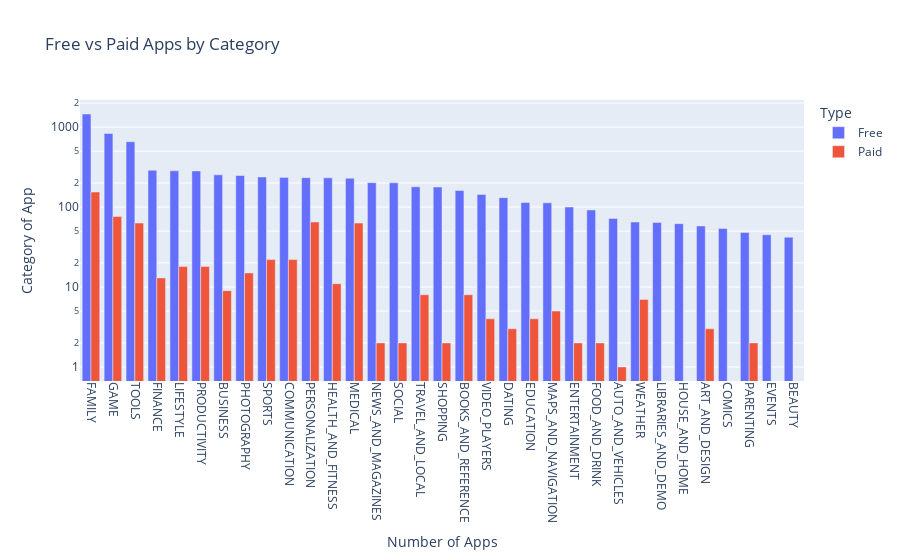

Notebook source saved alongside this figure:
### Code cell
df_free_vs_paid.sort_values(by="App", ascending=False, inplace=True)
free_vs_paid_bar = px.bar(data_frame=df_free_vs_paid,
                          x='Category',
                          y='App',
                          color='Type',
                          barmode='group',
                          title='Free vs Paid Apps by Category'
                          )
free_vs_paid_bar.update_layout(xaxis_title="Number of Apps",
                      yaxis_title="Category of App",
                      yaxis=dict(type='log'),
                      xaxis=dict(tickangle=90))
free_vs_paid_bar.show()

### Figure 1 — Plotly figure (JSON) as saved in the notebook; plotly's stock layout.template omitted (floating-point values rounded to 4 significant figures)
{"data": [{"alignmentgroup": "True", "hovertemplate": "Type=Free<br>Category=%{x}<br>App=%{y}<extra></extra>", "legendgroup": "Free", "marker": {"color": "#636efa", "pattern": {"shape": ""}}, "name": "Free", "offsetgroup": "Free", "orientation": "v", "showlegend": true, "textposition": "auto", "type": "bar", "x": ["FAMILY", "GAME", "TOOLS", "FINANCE", "LIFESTYLE", "PRODUCTIVITY", "BUSINESS", "PHOTOGRAPHY", "SPORTS", "COMMUNICATION", "PERSONALIZATION", "HEALTH_AND_FITNESS", "MEDICAL", "NEWS_AND_MAGAZINES", "SOCIAL", "TRAVEL_AND_LOCAL", "SHOPPING", "BOOKS_AND_REFERENCE", "VIDEO_PLAYERS", "DATING", "EDUCATION", "MAPS_AND_NAVIGATION", "ENTERTAINMENT", "FOOD_AND_DRINK", "AUTO_AND_VEHICLES", "WEATHER", "LIBRARIES_AND_DEMO", "HOUSE_AND_HOME", "ART_AND_DESIGN", "COMICS", "PARENTING", "EVENTS", "BEAUTY"], "xaxis": "x", "y": [1456, 834, 656, 289, 284, 283, 253, 248, 238, 235, 233, 232, 229, 202, 201, 179, 178, 161, 144, 131, 114, 113, 100, 92, 72, 65, 64, 62, 58, 54, 48, 45, 42], "yaxis": "y"}, {"alignmentgroup": "True", "hovertemplate": "Type=Paid<br>Category=%{x}<br>App=%{y}<extra></extra>", "legendgroup": "Paid", "marker": {"color": "#EF553B", "pattern": {"shape": ""}}, "name": "Paid", "offsetgroup": "Paid", "orientation": "v", "showlegend": true, "textposition": "auto", "type": "bar", "x": ["FAMILY", "GAME", "PERSONALIZATION", "MEDICAL", "TOOLS", "COMMUNICATION", "SPORTS", "PRODUCTIVITY", "LIFESTYLE", "PHOTOGRAPHY", "FINANCE", "HEALTH_AND_FITNESS", "BUSINESS", "BOOKS_AND_REFERENCE", "TRAVEL_AND_LOCAL", "WEATHER", "MAPS_AND_NAVIGATION", "VIDEO_PLAYERS", "EDUCATION", "DATING", "ART_AND_DESIGN", "SOCIAL", "SHOPPING", "ENTERTAINMENT", "FOOD_AND_DRINK", "PARENTING", "NEWS_AND_MAGAZINES", "AUTO_AND_VEHICLES"], "xaxis": "x", "y": [154, 76, 65, 63, 63, 22, 22, 18, 18, 15, 13, 11, 9, 8, 8, 7, 5, 4, 4, 3, 3, 2, 2, 2, 2, 2, 2, 1], "yaxis": "y"}], "layout": {"barmode": "group", "legend": {"title": {"text": "Type"}, "tracegroupgap": 0}, "title": {"text": "Free vs Paid Apps by Category"}, "xaxis": {"anchor": "y", "domain": [0, 1], "tickangle": 90, "title": {"text": "Number of Apps"}}, "yaxis": {"anchor": "x", "domain": [0, 1], "title": {"text": "Category of App"}, "type": "log"}}}
